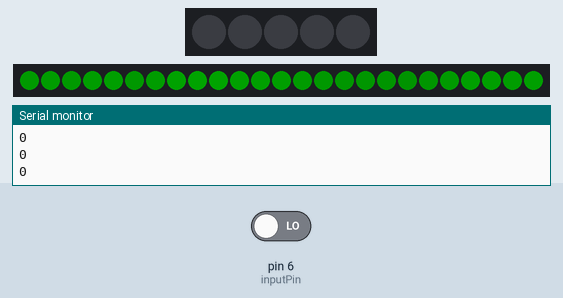
Simulated run of this sketch. Board: Arduino Uno, built with avr-gcc and run on an emulated ATmega328P. Parts: 5 RGB LEDs in strip order, left to right, 25 RGB LEDs in strip order, left to right, the last lines printed to the serial monitor. The test bench sets the inputs (shaded band); at power-on: pin 6 (inputPin) LOW. Dim RGB values are drawn brighter than linear.

Above: at 1.27 s.
1.3 s: pin 6 (inputPin) driven HIGH
At 1.49 s:
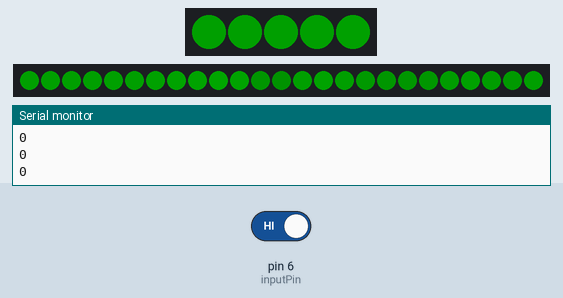
3.1 s: pin 6 (inputPin) driven LOW
4.7 s: pin 6 (inputPin) driven HIGH
At 23.38 s:
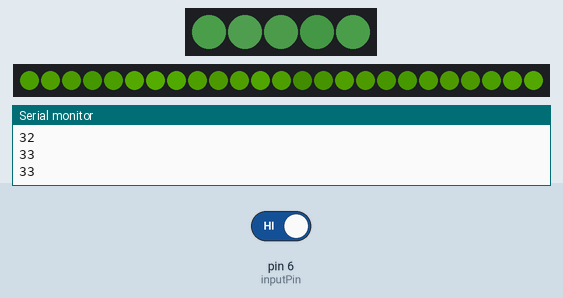
Timing chart, 0 to 24.9 s (numbered marks = the images above; inputs shaded):
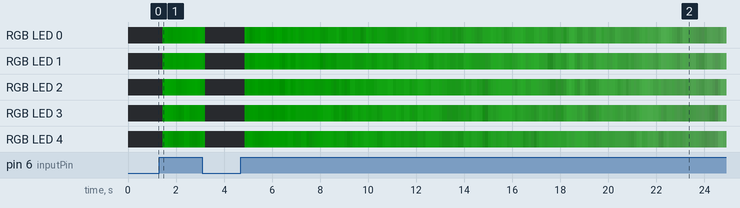

The sketch:

CircuitTreesv2.ino
```cpp
// (licence header left out)
#include <Adafruit_NeoPixel.h>
#ifdef __AVR__
  #include <avr/power.h>
#endif

#define NEOPIN 9

#include <math.h>

#include "SPI.h"
#include "Adafruit_WS2801.h"

uint8_t dataPin  = 2;    // Yellow wire on Adafruit Pixels
uint8_t clockPin = 3;    // Green wire on Adafruit Pixels

Adafruit_NeoPixel neoStrip = Adafruit_NeoPixel(5, NEOPIN, NEO_GRB + NEO_KHZ800);
Adafruit_WS2801 longStrip = Adafruit_WS2801(25, dataPin, clockPin);

int inputPin = 6; // choose the input pin (for PIR sensor)
int pirState = LOW; // we start, assuming no motion detected
int val = 0; // variable for reading the pin status

byte leds[25];

//persistence affects the degree to which the "finer" noise is seen
float persistence = 0.25;
//octaves are the number of "layers" of noise that get computed
int octaves = 1;

int cutoff;
int activityDelay = 5;


uint32_t c;

void setup()
{

  Serial.begin(9600);


  longStrip.begin();
  neoStrip.begin();
  longStrip.show();
  neoStrip.show();
}

void loop()
{
  float rnd = float(millis())/100.0f;

  val = digitalRead(inputPin); // read input value

  cutoff += (val == HIGH) ? 1 : -1;
  cutoff = max(min(cutoff, 100 * activityDelay), 0);
  int activity = cutoff / activityDelay;

  Serial.println(activity);
  for (int i=0; i < longStrip.numPixels(); i++) {
    //y2 = map(PerlinNoise2(i,y1,persistence,octaves), -1.0, 1.0, 50.0, 255.0);
    float contrast = PerlinNoise2(i,rnd,persistence,octaves)*128+128;

    // aendre contrast så den passer til aktivitets-niveauet
    contrast = max(contrast-activity, 0);
    contrast = min(contrast*((255+activity)/(255-activity)), 255);
    contrast = map(contrast, 0, 255, 1, 55+activity*2);

    byte r = contrast * (activity / 100.0);
    byte g = contrast * ((100 - activity) / 100.0);
    byte b = 0;

    longStrip.setPixelColor(i,Color(r,g,b));
  }

  for (int i=0; i < neoStrip.numPixels(); i++) {
    if (val == HIGH) {
      //y2 = map(PerlinNoise2(i,y1,persistence,octaves), -1.0, 1.0, 50.0, 255.0);
      float contrast = PerlinNoise2(i,rnd,persistence,octaves)*128+128;

      // aendre contrast så den passer til aktivitets-niveauet
      contrast = max(contrast-activity, 0);
      contrast = min(contrast*((255+activity)/(255-activity)), 255);
      contrast = map(contrast, 0, 255, 1, 55+activity*2);

      byte r = contrast * (activity / 100.0);
      byte g = contrast * ((100 - activity) / 100.0);
      byte b = constrain((contrast * (activity / 100.0)),0,50);

      neoStrip.setPixelColor(i,Color(r,g,b));
   }

   else {
    neoStrip.setPixelColor(i,Color(0,0,0));
   }
  }

  longStrip.show();
  neoStrip.show();
  //analogWrite(6,n);
  delay(1);
}


//using the algorithm from http://freespace.virgin.net/hugo.elias/models/m_perlin.html
// thanks to hugo elias
float Noise2(float x, float y)
{
  long noise;
  noise = x + y * 57;
  noise = (noise << 13) ^ noise;
  return ( 1.0 - ( long(noise * (noise * noise * 15731L + 789221L) + 1376312589L) & 0x7fffffff) / 1073741824.0);
}

float SmoothNoise2(float x, float y)
{
  float corners, sides, center;
  corners = ( Noise2(x-1, y-1)+Noise2(x+1, y-1)+Noise2(x-1, y+1)+Noise2(x+1, y+1) ) / 16;
  sides   = ( Noise2(x-1, y)  +Noise2(x+1, y)  +Noise2(x, y-1)  +Noise2(x, y+1) ) /  8;
  center  =  Noise2(x, y) / 4;
  return (corners + sides + center);
}

float InterpolatedNoise2(float x, float y)
{
  float v1,v2,v3,v4,i1,i2,fractionX,fractionY;
  long longX,longY;

  longX = long(x);
  fractionX = x - longX;

  longY = long(y);
  fractionY = y - longY;

  v1 = SmoothNoise2(longX, longY);
  v2 = SmoothNoise2(longX + 1, longY);
  v3 = SmoothNoise2(longX, longY + 1);
  v4 = SmoothNoise2(longX + 1, longY + 1);

  i1 = Interpolate(v1 , v2 , fractionX);
  i2 = Interpolate(v3 , v4 , fractionX);

  return(Interpolate(i1 , i2 , fractionY));
}

float Interpolate(float a, float b, float x)
{
  //cosine interpolations
  return(CosineInterpolate(a, b, x));
}

float LinearInterpolate(float a, float b, float x)
{
  return(a*(1-x) + b*x);
}

float CosineInterpolate(float a, float b, float x)
{
  float ft = x * 3.1415927;
  float f = (1 - cos(ft)) * .5;

  return(a*(1-f) + b*f);
}

float PerlinNoise2(float x, float y, float persistance, int octaves)
{
  float frequency, amplitude;
  float total = 0.0;

  for (int i = 0; i <= octaves - 1; i++)
  {
    frequency = pow(2,i);
    amplitude = pow(persistence,i);

    total = total + InterpolatedNoise2(x * frequency, y * frequency) * amplitude;
  }

  return(total);
}

/* Helper functions */

// Create a 24 bit color value from R,G,B
uint32_t Color(byte r, byte g, byte b)
{
  uint32_t c;
  c = r;
  c <<= 8;
  c |= g;
  c <<= 8;
  c |= b;
  return c;
}
```

Measured:
- after the input at 1.3 s, the LEDs: first differ from a run without the input after 0.14 s (image 1)
- after the input at 4.7 s, the LEDs: first differ from a run without the input after 0.15 s (image 2 shows a later state)
